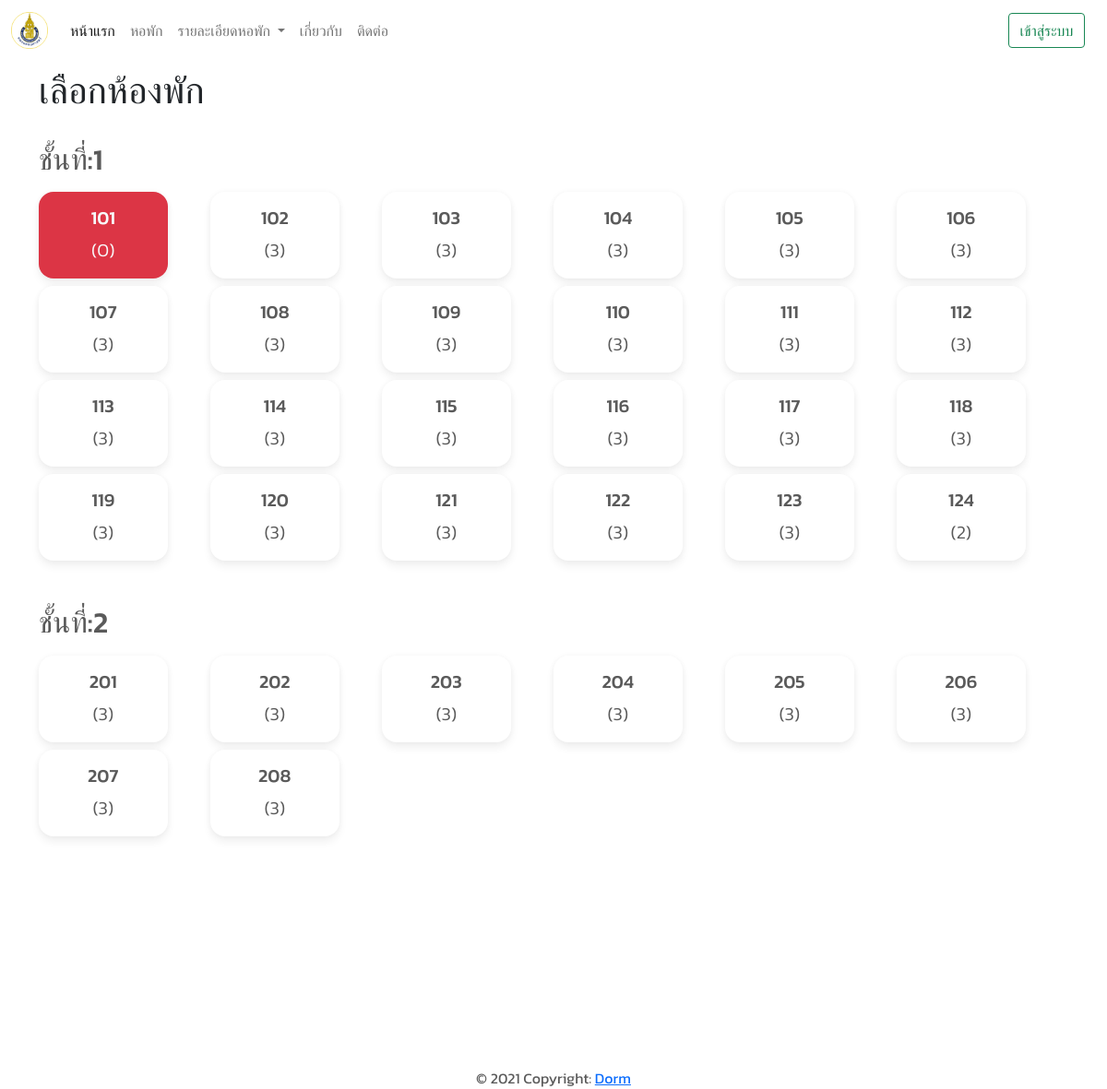
The page /dorm/room/2/ on the database as committed earlier.
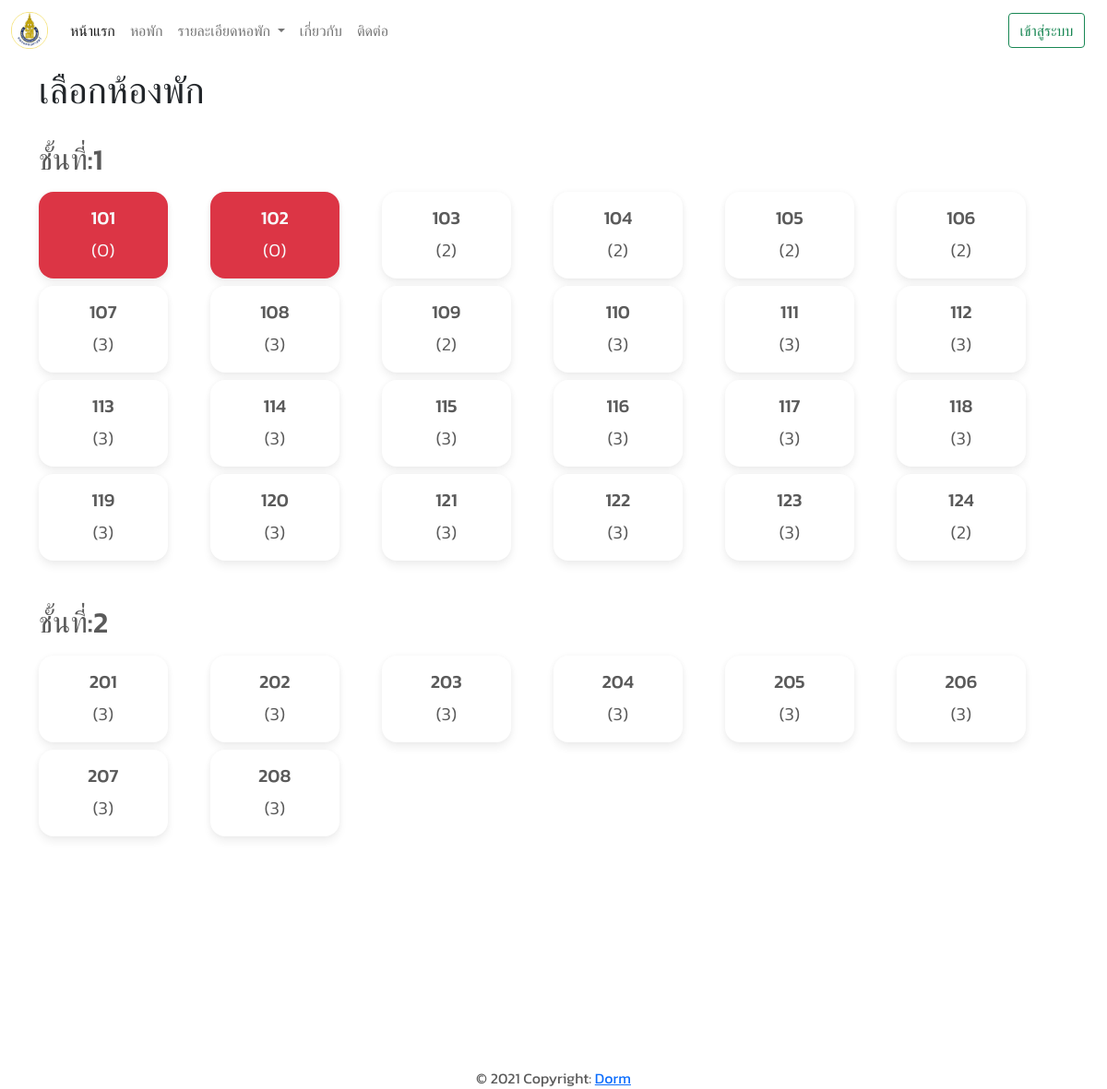
The same page on the database as committed later.
### dorm/models.py (models this page shows, shortened)
class Floor(models.Model):
	dorm_name = models.ForeignKey(Dormitory, on_delete=models.PROTECT, related_name='dormitory',
								  related_query_name="dormitory",
								  verbose_name="ชื่อหอพัก")
	number = models.PositiveIntegerField(default=1, verbose_name="ชั้น")

class Room(models.Model):
	TYPE_IN_ROOM = [('MALE', 'ผู้ชาย'), ('FEMALE', 'ผู้หญิง')]
	floor = models.ForeignKey(Floor, on_delete=models.PROTECT, related_name="floor", related_query_name="floor",
							  verbose_name="ชั้น")
	room_id = models.CharField(max_length=10, blank=True, null=True, unique=True, verbose_name="เลขห้อง")
	room_type = models.CharField(max_length=10, choices=TYPE_IN_ROOM, verbose_name="ประเภทห้องพัก")
	amount = models.PositiveIntegerField(default=3, verbose_name="จำนวน")
	is_status = models.BooleanField(default=True, verbose_name="สถานะของห้อง")

### dorm/views.py (the view)
# urls.py: path("room/<int:pk>/", views.RoomView.as_view(), name="room-name")
class RoomView(View):
	def get(self, request, pk):
		context = {}
		dorm = Dormitory.objects.get(pk=pk)
		context["floors"] = dorm.dormitory.all()
		return render(request, "dorm/room.html", context)

### main/context_processors.py (called while the page is built)
def all_dormitory(self):
	dorms = Dormitory.objects.all()
	return dict(dorms= dorms )

### dorm/templates/dorm/room.html (shortened to what this page needs)
{% extends "base.html" %}
{% block content %}
    <div class="container ">
        <p class="text-dark  h1 py-2"> เลือกห้องพัก</p>
        {% for floor in floors %}
            <h2 class="mb-2 mt-4">ชั้นที่:{{ floor.number }}</h2>
            <div class="d-flex flex-row flex-wrap mb-5">
                {% for room in floor.floor.all %}
                    <div class="col-lg-2 col-md-3 col-4  mt-2 ">
                        <div class="card w-75 sm-w-100 text-center lead {% if room.amount == 0 %}bg-danger text-light{% endif %}">
                            <form method="POST" action="{% url 'confirm' %}" id="{{ room.id }}">
                                <div class="card-body" onclick="submitform({{ room.id }})">
                                    <h5 class="card-title">{{ room.room_id }}</h5>
                                    <p class="card-text">({{ room.amount }})</p>
                                </div>
                            </form>
                        </div>
                    </div>
                {% endfor %}
            </div>
        {% endfor %}
    </div>
{% endblock %}

### templates/base.html (shortened to what this page needs)
{% load static %}
<!doctype html>
<html lang="en">
<head>
    <link href="https://cdn.jsdelivr.net/npm/bootstrap@5.0.1/dist/css/bootstrap.min.css" rel="stylesheet"
>
    <link href="{% static  'css/carousel.css' %}" rel="stylesheet">
    <link rel="stylesheet" href="{% static "css/style.css" %}">
</head>
<body class="p-0">
<div id="page-container">
    <div id="content-wrap">
        {% include "include/navbar.html" %}
        {% block content %}
        {% endblock %}
    </div>
    {% include "include/footer.html" %}
</div>
</body>
</html>

### templates/include/navbar.html (shortened to what this page needs)
{% load static %}
<nav class="navbar navbar-expand-lg navbar-light ">
    <div class="container-fluid">
        <a class="navbar-brand" href="{% url 'index' %}">
                <img src="{% static 'images/pic/medpsu.png' %}" alt=""  height="40">
            </a>
            <div class="collapse navbar-collapse" id="navbarSupportedContent">
                <ul class="navbar-nav me-auto mb-2 mb-lg-0">
                    <li class="nav-item">
                        <a class="nav-link active" aria-current="page" href="{% url 'index' %}">หน้าแรก</a>
                    </li>
                    <li class="nav-item">
                        <a class="nav-link" href="{% url 'dorm' %}">หอพัก</a>
                    </li>
                    <li class="nav-item dropdown">
                        <a class="nav-link dropdown-toggle" href="#" id="navbarDropdown" role="button"
                           data-bs-toggle="dropdown" aria-expanded="false">
                            รายละเอียดหอพัก
                        </a>
                    </li>
                    <li class="nav-item">
                        <a class="nav-link" href="#">เกี่ยวกับ</a>
                    </li>
                    <li class="nav-item">
                        <a class="nav-link" href="#">ติดต่อ</a>
                    </li>
                </ul>
                <ul class="navbar-nav mb-2 mb-lg-0">
                    {% if request.user.is_authenticated %}
                        <li class="nav-item"><a class="nav-link" href="#">{{ request.user }}</a></li>
                        <a href="{% url 'logout' %}" class="btn btn-outline-danger me-2 my-sm-0" type="button">ออกจากระบบ</a>
                    {% else %}
                        <a href="{% url 'login' %}" class="btn btn-outline-success me-2 my-sm-0" type="button">เข้าสู่ระบบ</a>
                    {% endif %}
                </ul>
            </div>
    </div>
</nav>

### templates/include/footer.html
<footer class="page-footer font-small blue " id="footer">
    <div class="footer-copyright text-center py-3 ">© 2021 Copyright:
        <a href="#"> Dorm</a>
    </div>
</footer>

### static/css/carousel.css (style rules this page uses)
body { padding-top: 3rem; padding-bottom: 3rem; color: #5a5a5a; }

### static/css/style.css (style rules this page uses)
* { font-family: 'Kanit', sans-serif !important; }
#page-container { position: relative; min-height: 100vh; }
#content-wrap { padding-bottom: 2.5rem; }
#footer { position: absolute; bottom: 0; width: 100%; height: 2.5rem; }

### dorm/templates/dorm/room.html (style rules this page uses)
.card { background: #fff; box-shadow: 0 6px 10px rgba(0, 0, 0, .06), 0 0 6px rgba(0, 0, 0, .04); transition: .3s transform cubic-bezier(.155, 1.105, .295, 1.12), .3s box-shadow, .3s -webkit-transform cubic-bezier(.155, 1.105, .295, 1.12); border: 0; border-radius: 1rem }
.container { height: 75vh; overflow: auto; background: #fff; }

Rows that differ between the two databases and show on the page:
changed Room (number 2 of 32 on the later page): amount "3" → "0"
changed Room (number 3 of 32 on the later page): amount "3" → "2"
changed Room (number 4 of 32 on the later page): amount "3" → "2"
changed Room (number 5 of 32 on the later page): amount "3" → "2"
changed Room (number 6 of 32 on the later page): amount "3" → "2"
changed Room (number 9 of 32 on the later page): amount "3" → "2"
